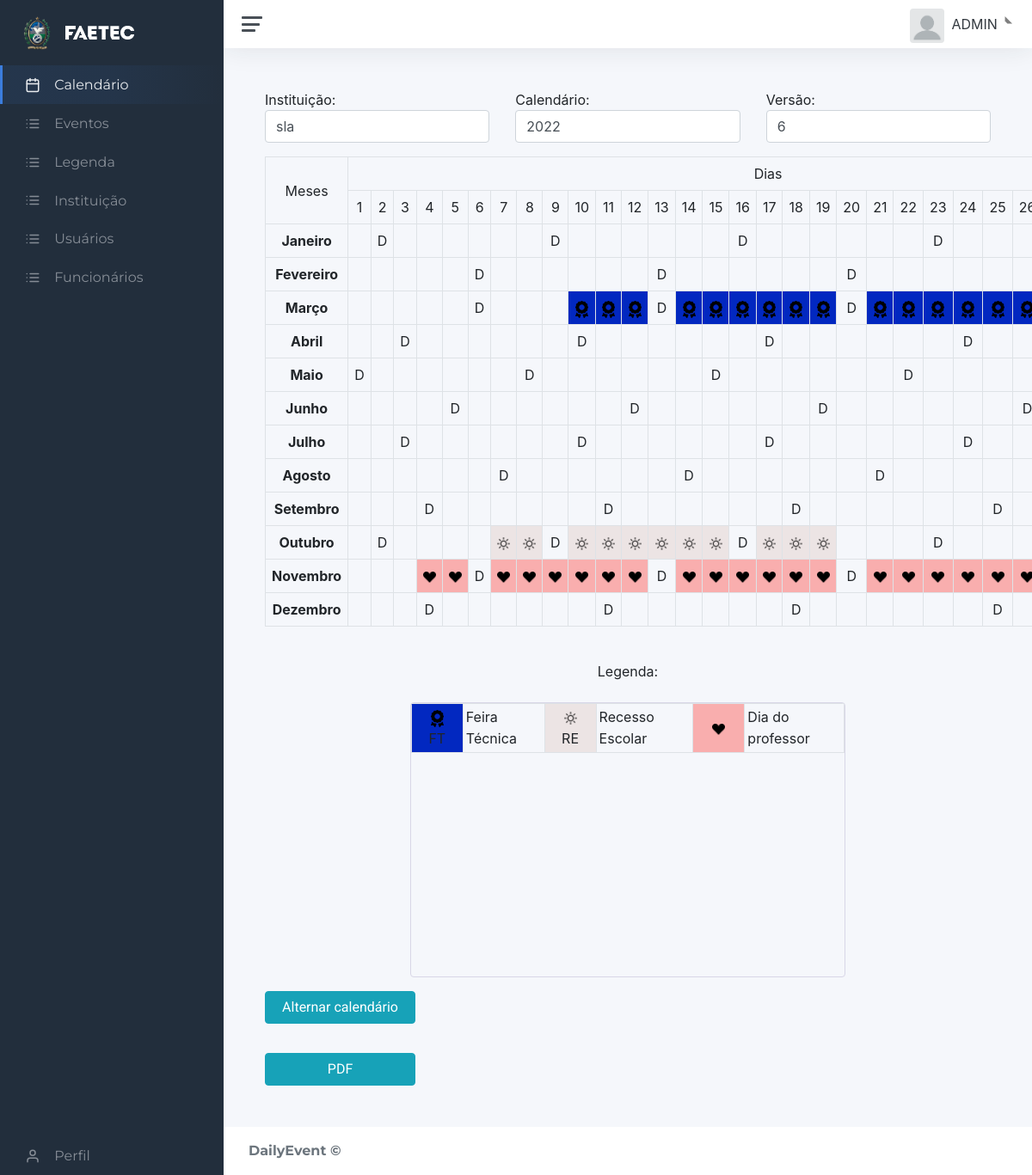
The app's page /static/dash.php?page=home (signed in) with its own data.
### tables this page shows
CREATE TABLE IF NOT EXISTS `funcionario` (
  `id_func` int(11) NOT NULL AUTO_INCREMENT,
  `mat_func` int(11) DEFAULT NULL,
  `funcao_func` varchar(10) DEFAULT NULL,
  `nome_func` varchar(20) DEFAULT NULL,
  `nasc_func` date DEFAULT NULL,
  `sexo_func` char(1) DEFAULT NULL,
  `tel_func` char(11) DEFAULT NULL,
  `cpf_func` char(11) DEFAULT NULL,
  `cep` int(11) DEFAULT NULL,
  `id_ue` int(11) DEFAULT NULL,
  PRIMARY KEY (`id_func`) USING BTREE,
  KEY `FK_funcionario_localidade` (`cep`),
  KEY `FK_funcionario_ue` (`id_ue`),
  CONSTRAINT `FK_funcionario_localidade` FOREIGN KEY (`cep`) REFERENCES `localidade` (`cep`) ON DELETE CASCADE ON UPDATE CASCADE,
  CONSTRAINT `FK_funcionario_ue` FOREIGN KEY (`id_ue`) REFERENCES `ue` (`id_ue`) ON DELETE NO ACTION ON UPDATE NO ACTION
);

CREATE TABLE IF NOT EXISTS `calendario` (
  `id_calendario` int(11) NOT NULL AUTO_INCREMENT,
  `ano_letivo` year(4) DEFAULT NULL,
  `id_ue` int(11) DEFAULT NULL,
  `data_pb` date DEFAULT NULL,
  `versao_cal` int(11) DEFAULT NULL,
  PRIMARY KEY (`id_calendario`),
  KEY `FK_calendario_ue` (`id_ue`),
  CONSTRAINT `FK_calendario_ue` FOREIGN KEY (`id_ue`) REFERENCES `ue` (`id_ue`) ON DELETE CASCADE ON UPDATE CASCADE
);

CREATE TABLE IF NOT EXISTS `ue` (
  `id_ue` int(11) NOT NULL AUTO_INCREMENT,
  `tel_ue` char(10) DEFAULT NULL,
  `nome_ue` varchar(100) DEFAULT NULL,
  `sigla_ue` varchar(7) DEFAULT NULL,
  `email_ue` varchar(50) DEFAULT NULL,
  `logo_ue` varchar(100) DEFAULT NULL,
  `cep` int(11) DEFAULT NULL,
  PRIMARY KEY (`id_ue`),
  KEY `FK_ue_localidade` (`cep`),
  CONSTRAINT `FK_ue_localidade` FOREIGN KEY (`cep`) REFERENCES `localidade` (`cep`) ON DELETE CASCADE ON UPDATE CASCADE
);

CREATE TABLE IF NOT EXISTS `legenda` (
  `id_leg` int(11) NOT NULL AUTO_INCREMENT,
  `tipo_evento` varchar(50) DEFAULT NULL,
  `desc_leg` varchar(60) DEFAULT NULL,
  `simbolo_leg` varchar(100) DEFAULT NULL,
  `sigla_leg` varchar(4) DEFAULT NULL,
  `cor_leg` varchar(9) DEFAULT NULL,
  PRIMARY KEY (`id_leg`)
);

### static/contents/home.php (called while the page is built)
<?php
include "./based/calendario.php";
?>

### static/based/config.php (called while the page is built, shortened)
<?php
	$con = mysqli_connect('localhost', 'root', '', 'dailyevent');
    $meses = array("","Janeiro","Fevereiro","Março","Abril","Maio","Junho","Julho","Agosto","Setembro","Outubro","Novembro","Dezembro");
	$inst_sql = mysqli_query($con, "select id_ue, sigla_ue from ue ORDER BY id_ue ASC") or die(mysqli_error());
	$func_sql = mysqli_query($con, "select id_ue, (select id_calendario from calendario where funcionario.id_ue = calendario.id_ue) as cal from funcionario where id_func = '".$_SESSION['UsuarioID']."'") or die(mysqli_error());
	$func = mysqli_fetch_array($func_sql);
	$id_ue= array();
	$inst= array();
	while($row = mysqli_fetch_array($inst_sql))
	{
	$id_ue[] = $row['id_ue'];
	$inst[] = $row['sigla_ue'];
	}
?>

### static/based/calendario.php (the view, shortened to what this page needs)
<?php
function isMobile() {
    return preg_match("/(android|avantgo|blackberry|bolt|boost|cricket|docomo|fone|hiptop|mini|mobi|palm|phone|pie|tablet|up\.browser|up\.link|webos|wos)/i", $_SERVER["HTTP_USER_AGENT"]);
}
	if($_SESSION['UsuarioNivel'] == 2){
		if(isset($_POST['ue']) && $_POST['ue'] !== 'none'){
			$id_cal = mysqli_query($con, "select id_calendario,ano_letivo, id_ue from calendario where id_ue = '".$_POST['ue']."' ORDER BY id_calendario ASC") or die(mysqli_error());}
		else if(isset($_POST['ue']) && $_POST['ue'] == 'none'){
			$id_cal = mysqli_query($con, "select id_calendario,ano_letivo, id_ue from calendario  ORDER BY id_calendario ASC") or die(mysqli_error());}
        else{
            $id_cal = mysqli_query($con, "select id_calendario,ano_letivo, id_ue from calendario where id_ue = '".$func['id_ue']."' ORDER BY id_calendario ASC") or die(mysqli_error());
        }
        }
	else{
		$id_cal = mysqli_query($con, "select id_calendario,ano_letivo, id_ue from calendario where id_ue = '".$func['id_ue']."' ORDER BY id_calendario ASC") or die(mysqli_error());}
        while($row = mysqli_fetch_array($id_cal))
        {
            $ids[] = $row['id_calendario'];
            $ano_sel[] = $row['ano_letivo'];
        }
        if(isset($_POST['calendario']) && $_POST['calendario'] !== 'none'){
            $daysql = mysqli_query($con, "(SELECT id_leg, EXTRACT(DAY FROM dt_ini_ev) AS d_ini, EXTRACT(DAY FROM dt_fim_ev) AS d_fim, EXTRACT(MONTH FROM dt_ini_ev) AS m_ini, EXTRACT(MONTH FROM dt_fim_ev) AS m_fim, id_evento, null as act_tmp,dt_ini_ev as data_ini, dt_fim_ev as data_fim FROM eventos WHERE id_calendario='".$_POST['calendario']."' && id_evento not in (SELECT id_evento  FROM tmp_eve) union all SELECT id_leg, EXTRACT(DAY FROM dt_ini_tmp) AS d_ini, EXTRACT(DAY FROM dt_fim_tmp) AS d_fim, EXTRACT(MONTH FROM dt_ini_tmp) AS m_ini, EXTRACT(MONTH FROM dt_fim_tmp) AS m_fim, id_evento, act_tmp,dt_ini_tmp as data_ini, dt_fim_tmp as data_fim  FROM tmp_eve wHERE id_calendario ='".$_POST['calendario']."') order by data_ini");
            $ano_sql = mysqli_query($con, "select ano_letivo, id_ue, versao_cal from calendario where id_calendario = '".$_POST['calendario']."';");
            $_SESSION['cal_atual'] = $_POST['calendario'];
        }
        else if(!empty($func['cal'])){
            $daysql = mysqli_query($con, "(SELECT id_leg, EXTRACT(DAY FROM dt_ini_ev) AS d_ini, EXTRACT(DAY FROM dt_fim_ev) AS d_fim, EXTRACT(MONTH FROM dt_ini_ev) AS m_ini, EXTRACT(MONTH FROM dt_fim_ev) AS m_fim, id_evento, null as act_tmp,dt_ini_ev as data_ini, dt_fim_ev as data_fim FROM eventos WHERE id_calendario='".$func['cal']."' && id_evento not in (SELECT id_evento  FROM tmp_eve) union all SELECT id_leg, EXTRACT(DAY FROM dt_ini_tmp) AS d_ini, EXTRACT(DAY FROM dt_fim_tmp) AS d_fim, EXTRACT(MONTH FROM dt_ini_tmp) AS m_ini, EXTRACT(MONTH FROM dt_fim_tmp) AS m_fim, id_evento, act_tmp,dt_ini_tmp as data_ini, dt_fim_tmp as data_fim  FROM tmp_eve wHERE id_calendario ='".$func['cal']."') order by data_ini");
            $ano_sql = mysqli_query($con, "select ano_letivo, id_ue, versao_cal from calendario where id_calendario = '".$func['cal']."';");
        }
        if(!empty($ano_sql)){
            while($row = mysqli_fetch_array($ano_sql))
                {
                    $ano = $row[0];
                    $ue = $row[1];
                    $versao = $row[2];
                }
                $ue_sql = mysqli_query($con, "select nome_ue, logo_ue, sigla_ue from ue where id_ue = '".$ue."';");
                while($row = mysqli_fetch_array($ue_sql))
                    {
                        $sigla_ue = $row[2];
                    }
            }
?>
<form action="?page=home" method="post" >
		<div class="d-flex row justify-content-left" >
        <?php if($_SESSION['UsuarioNivel'] == 2){ ?>
			<div class="form-group col-md-4">
				Instituição:
				<select name="ue" class="form-control " action="post" onchange='formreact(this.value,"calendario")';>
				<?php
				for($i = 0; $i < count($inst); $i++)
				{
					echo '<option value="'.$id_ue[$i].'" '.(($_POST['ue']==$id_ue[$i]||$id_ue[$i]==$func['id_ue'] && !isset($_POST['calendario']))?'selected="selected"':"").'>'.$inst[$i].'</option>';
				}
                echo "</select>
			</div>";}
				?>
			<div class="form-group col-md-4">
				Calendário:
				<select name="calendario" class="form-control " id="reactive" action="post" onchange='this.form.submit()';>
				<?php
				for($i = 0; $i < count($ids); $i++)
				{
					echo '<option value="'.$ids[$i].'" '.(($_POST['calendario']==$ids[$i]||$ids[$i]==$func['cal'] && !isset($_POST['calendario']))?'selected':"").'>'.$ano_sel[$i].'</option>';
				}
				echo "</select>
			</div>";
            ?>
            <div class="form-group col-md-4">
                    Versão:
                    <?php
                    $arroz = '/admin/static/img/versao/'.$sigla_ue.'/'.$ano.'/'.$sigla_ue.' - '.$ano.' v';
                    echo "<select name='versao' class='form-control ' action='post' onchange='arroz(\"".$arroz."\", this.value, ".$versao.")'>";
                    echo '<option value="recent_ver" selected>'.$versao.'</option>';
                    echo "</select>
                </div>";
        echo "</div>";
	echo "</form>";
$invday = mysqli_query($con, "with recursive date_ranges AS (SELECT '".date("Y")."-01-01' dt UNION ALL SELECT dt + INTERVAL 1 DAY FROM date_ranges WHERE dt + INTERVAL 1 DAY <= '".date("Y")."-12-31') SELECT  EXTRACT(DAY FROM dt) AS d_eve_inv, EXTRACT(MONTH FROM dt) AS m_eve_inv, EXTRACT(DAY FROM LAST_DAY(dt)) AS fim_mes FROM date_ranges WHERE DAYNAME(dt) = 'Sunday';");
$simb = array();
$eve = array();
$leg_use = array();
if(!empty($daysql)){
while(($row = mysqli_fetch_array($daysql))){
    if($row['act_tmp'] != 'del'){
        $m_ini = $row['m_ini'];
        $d_ini = $row['d_ini'];
        $m_fim = $row['m_fim'];
        $d_fim = $row['d_fim'];
        $leg_sql = mysqli_query($con, "select * from legenda where id_leg = ".$row['id_leg'].";");
        $leg = mysqli_fetch_array($leg_sql);
        array_push($leg_use,$leg[0]);
        if ($d_ini <= $d_fim && $m_ini == $m_fim) {
            for ($d_ini; $d_ini < $d_fim; $d_ini++) {
                $eve[$m_ini][$d_ini] = "style='background-color:".$leg['cor_leg'].";' data-toggle='tooltip' data-placement='top' title='".$leg['tipo_evento']."'";
                $simb[$m_ini][$d_ini] = ((empty($leg["simbolo_leg"]))?"<a>".$leg["sigla_leg"]."</a>":"<img src='".$leg["simbolo_leg"]."' class='simbico' alt=''>");
            }
        }
        $eve[$m_fim][$d_fim] = "style='background-color:".$leg['cor_leg']."; ' data-toggle='tooltip' data-placement='top' title='".$leg['tipo_evento']."'";
        $simb[$m_fim][$d_fim] = ((empty($leg["simbolo_leg"]))?"<a>".$leg["sigla_leg"]."</a>":"<img src='".$leg["simbolo_leg"]."' class='simbico' alt=''>");
    }
    }
    }
    while($row = mysqli_fetch_array($invday)){
        $domingo_d = $row[0];
        $domingo_m = $row[1];
       for ($i=$row[2]+1; $i <= 31; $i++) {
        $eve[$domingo_m][$i] = "style='background-color:rgb(190, 190, 190); '";;
        $simb[$domingo_m][$i] = "";
    }
       $eve[$domingo_m][$domingo_d] = "";
       $simb[$domingo_m][$domingo_d] = "<a>D</a>";
    }
echo "<div id='calendario'>";
$calendario = "<div style='text-align: -webkit-center;display:".((isMobile())?"none":"block").";' id='cal_esc'>";
if($ano == date("Y")){
    $calendario .= "<table class='table table-bordered border border-3 border-warning stripped ' style='border-collapse: collapse;'>";
    $calendario .= "<tr class=''>";
    $calendario .= "<td  rowspan='2' class='cal-content cal-cab'>Meses</td>";
    $calendario .= "<td colspan='31' class='cal-content'>Dias</td>";
    $calendario .= "<tr>";
    for ($ç=1; $ç < 32; $ç++) {
        $calendario .= "<td colspan='ç' class='cal-content cal-cab'>$ç</td>";
    }
    $calendario .= "</tr>";
    $calendario .= "</tr>";
for ($i=1; $i < 13; $i++) {
    $calendario .= "<tr class='cils' style=''>";
    $calendario .= "<td class='mis cal-content meses' >";
    foreach ($meses as $a => $value) {
        $calendario .= "<span style='display:flex; justify-content:center;'><strong>".$meses[$i]."</strong></span>";
        break;
    }
    $calendario .= "</td>";
        for ($j=1; $j < 32; $j++) {
            $calendario .= "<td ";
            if(!empty($eve[$i][$j])){
                $calendario .= $eve[$i][$j];
            }
        $calendario .= " class='cal-content'>".((!empty($simb[$i][$j]))?$simb[$i][$j]:"")."<span class='number' style='display:flex; justify-content:center;'></span></td>";
        }
}
$calendario .= "</tr>";
$calendario .= "</table>";
echo $calendario;
if(($leg_use) != null){
echo "<br>";
$leg_sql = mysqli_query($con, "select tipo_evento as tipo, desc_leg as descricao, simbolo_leg as simbolo, sigla_leg as sigla, cor_leg as cor from legenda where id_leg IN (" . implode(",", array_map('intval', $leg_use)) . ");");
    echo "Legenda:";
    $i=0;
    echo "<div class= 'd-flex flex-row justify-content-center mt-4'>";
    echo "<table class='table table-bordered table-responsive border border-3 rounded border-warning stripped' id='leg_table' style='justify-content: center !important; overflow:wrap;float:left;'>";
    while($row = mysqli_fetch_array($leg_sql)){
        if($i==0){ echo "<tr  style='line-height: 25px;min-height: 25px;' >";}
        echo "<td data-toggle='tooltip' data-placement='right' title='".$row['descricao']."' class='mis ' style='background-color:".$row['cor'].";".(($i == 0)?"margin-right:100px;":"")."text-align:center;min-width: 60px;'><img src='".$row["simbolo"]."' class='simbico' ><br>".$row['sigla'];
        echo "<td data-toggle='tooltip' data-placement='right' title='".$row['descricao']."' class='mis ' >".$row['tipo']."</td>";
        $i++;
    }
    echo "</table>";
    echo "</div>";
}}
echo "</div>";
echo "</div>";
echo "<div style='display:flex;flex-direction:row;text-decoration:none;justify-content:space-between;'>";
echo "<div style='display:flex;flex-direction:column;'>";
echo "<button class='btn btn-info' style='margin-bottom:10px;width:175px' onclick=\"tipoCal()\">Alternar calendário</button><br>";
echo "<button class='btn btn-info' style='width:175px' onclick=\"Pdf()\" id='button_pdf'>PDF</button>";
echo "<button class='btn btn-info' style='display:none;width:175px' onclick=\"Pdf()\" id='recent_button'>Voltar ao calendário</button><br>";
echo "</div>";
echo "</div>";
?>

### static/css/main.css (style rules this page uses)
.cal-content { text-align: center; }
#cal_esc td { padding:7px !important; }
table.table.table-bordered.border.border-warning.stripped { border-color: rgb(216, 214, 231) !important; }
#calendario table, th, td { border: 1px solid; }
.table { width:30%px !important; }
.simbico { max-width: 15px; justify-content: center; }
#leg_table { height:40vh !important; justify-content: center !important; overflow:wrap; }
#leg_table td { padding:3px !important; }
@media (min-width:600px) and (max-width:1200px) { #leg_table { width:95% !important; } }
@media (min-width:1200px) { #leg_table { width:60% !important; } }
.btn { font-family: 'Roboto', sans-serif; font-size: 15px; }

### records on screen
funcionario: ue "sla"
calendario: versao "6"
legenda: simbolo_leg (picture), tipo_evento "Feira Técnica"
legenda: simbolo_leg (picture), sigla_leg "RE", tipo_evento "Recesso Escolar"
legenda: simbolo_leg (picture), tipo_evento "Dia do professor"

### other values on screen
$_SESSION['UsuarioNome'] "ADMIN"
$meses[$i] "Janeiro"
$meses[$i] "Fevereiro"
$meses[$i] "Março"
$meses[$i] "Abril"
$meses[$i] "Maio"
$meses[$i] "Junho"
$meses[$i] "Julho"
$meses[$i] "Agosto"
$meses[$i] "Setembro"
$meses[$i] "Outubro"
$meses[$i] "Novembro"
$meses[$i] "Dezembro"
form field calendario "2022"
